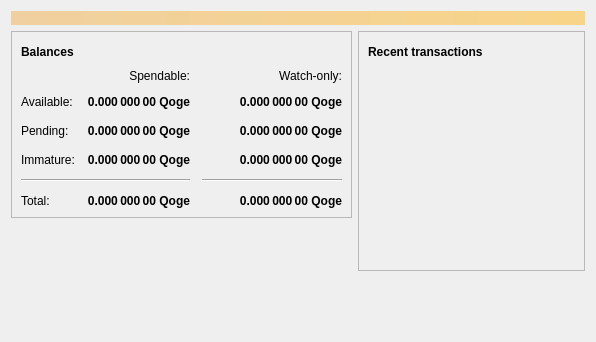
<?xml version="1.0" encoding="UTF-8"?>
<ui version="4.0">
 <class>OverviewPage</class>
 <widget class="QWidget" name="OverviewPage">
  <property name="geometry">
   <rect>
    <x>0</x>
    <y>0</y>
    <width>596</width>
    <height>342</height>
   </rect>
  </property>
  <property name="windowTitle">
   <string>Form</string>
  </property>
  <layout class="QVBoxLayout" name="topLayout">
   <item>
    <widget class="QLabel" name="labelAlerts">
     <property name="visible">
      <bool>false</bool>
     </property>
     <property name="styleSheet">
      <string notr="true">QLabel { background-color: qlineargradient(x1: 0, y1: 0, x2: 1, y2: 0, stop:0 #F0D0A0, stop:1 #F8D488); color:#000000; }</string>
     </property>
     <property name="wordWrap">
      <bool>true</bool>
     </property>
     <property name="margin">
      <number>3</number>
     </property>
     <property name="textInteractionFlags">
      <set>Qt::TextSelectableByMouse</set>
     </property>
    </widget>
   </item>
   <item>
    <layout class="QHBoxLayout" name="horizontalLayout" stretch="1,1">
     <item>
      <layout class="QVBoxLayout" name="verticalLayout_2">
       <item>
        <widget class="QFrame" name="frame">
         <property name="frameShape">
          <enum>QFrame::StyledPanel</enum>
         </property>
         <property name="frameShadow">
          <enum>QFrame::Raised</enum>
         </property>
         <layout class="QVBoxLayout" name="verticalLayout_4">
          <item>
           <layout class="QHBoxLayout" name="horizontalLayout_4">
            <item>
             <widget class="QLabel" name="label_5">
              <property name="font">
               <font>
                <weight>75</weight>
                <bold>true</bold>
               </font>
              </property>
              <property name="text">
               <string>Balances</string>
              </property>
             </widget>
            </item>
            <item>
             <widget class="QPushButton" name="labelWalletStatus">
              <property name="enabled">
               <bool>true</bool>
              </property>
              <property name="maximumSize">
               <size>
                <width>30</width>
                <height>16777215</height>
               </size>
              </property>
              <property name="toolTip">
               <string>The displayed information may be out of date. Your wallet automatically synchronizes with the Qogecoin network after a connection is established, but this process has not completed yet.</string>
              </property>
              <property name="text">
               <string/>
              </property>
              <property name="icon">
               <iconset resource="../bitcoin.qrc">
                <normaloff>:/icons/warning</normaloff>
                <disabledoff>:/icons/warning</disabledoff>:/icons/warning</iconset>
              </property>
              <property name="iconSize">
               <size>
                <width>24</width>
                <height>24</height>
               </size>
              </property>
              <property name="flat">
               <bool>true</bool>
              </property>
             </widget>
            </item>
            <item>
             <spacer name="horizontalSpacer_3">
              <property name="orientation">
               <enum>Qt::Horizontal</enum>
              </property>
              <property name="sizeHint" stdset="0">
               <size>
                <width>40</width>
                <height>20</height>
               </size>
              </property>
             </spacer>
            </item>
           </layout>
          </item>
          <item>
           <layout class="QGridLayout" name="gridLayout">
            <property name="spacing">
             <number>12</number>
            </property>
            <item row="2" column="2">
             <widget class="QLabel" name="labelWatchPending">
              <property name="font">
               <font>
                <weight>75</weight>
                <bold>true</bold>
               </font>
              </property>
              <property name="cursor">
               <cursorShape>IBeamCursor</cursorShape>
              </property>
              <property name="toolTip">
               <string>Unconfirmed transactions to watch-only addresses</string>
              </property>
              <property name="text">
               <string notr="true">0.000 000 00 Qoge</string>
              </property>
              <property name="alignment">
               <set>Qt::AlignRight|Qt::AlignTrailing|Qt::AlignVCenter</set>
              </property>
              <property name="textInteractionFlags">
               <set>Qt::LinksAccessibleByMouse|Qt::TextSelectableByKeyboard|Qt::TextSelectableByMouse</set>
              </property>
             </widget>
            </item>
            <item row="2" column="1">
             <widget class="QLabel" name="labelUnconfirmed">
              <property name="font">
               <font>
                <weight>75</weight>
                <bold>true</bold>
               </font>
              </property>
              <property name="cursor">
               <cursorShape>IBeamCursor</cursorShape>
              </property>
              <property name="toolTip">
               <string>Total of transactions that have yet to be confirmed, and do not yet count toward the spendable balance</string>
              </property>
              <property name="text">
               <string notr="true">0.000 000 00 Qoge</string>
              </property>
              <property name="alignment">
               <set>Qt::AlignRight|Qt::AlignTrailing|Qt::AlignVCenter</set>
              </property>
              <property name="textInteractionFlags">
               <set>Qt::LinksAccessibleByMouse|Qt::TextSelectableByKeyboard|Qt::TextSelectableByMouse</set>
              </property>
             </widget>
            </item>
            <item row="3" column="2">
             <widget class="QLabel" name="labelWatchImmature">
              <property name="font">
               <font>
                <weight>75</weight>
                <bold>true</bold>
               </font>
              </property>
              <property name="cursor">
               <cursorShape>IBeamCursor</cursorShape>
              </property>
              <property name="toolTip">
               <string>Mined balance in watch-only addresses that has not yet matured</string>
              </property>
              <property name="text">
               <string notr="true">0.000 000 00 Qoge</string>
              </property>
              <property name="alignment">
               <set>Qt::AlignRight|Qt::AlignTrailing|Qt::AlignVCenter</set>
              </property>
              <property name="textInteractionFlags">
               <set>Qt::LinksAccessibleByMouse|Qt::TextSelectableByKeyboard|Qt::TextSelectableByMouse</set>
              </property>
             </widget>
            </item>
            <item row="4" column="0" colspan="2">
             <widget class="Line" name="line">
              <property name="orientation">
               <enum>Qt::Horizontal</enum>
              </property>
             </widget>
            </item>
            <item row="4" column="2">
             <widget class="Line" name="lineWatchBalance">
              <property name="sizePolicy">
               <sizepolicy hsizetype="Preferred" vsizetype="Fixed">
                <horstretch>0</horstretch>
                <verstretch>0</verstretch>
               </sizepolicy>
              </property>
              <property name="minimumSize">
               <size>
                <width>140</width>
                <height>0</height>
               </size>
              </property>
              <property name="orientation">
               <enum>Qt::Horizontal</enum>
              </property>
             </widget>
            </item>
            <item row="5" column="0">
             <widget class="QLabel" name="labelTotalText">
              <property name="text">
               <string>Total:</string>
              </property>
             </widget>
            </item>
            <item row="3" column="1">
             <widget class="QLabel" name="labelImmature">
              <property name="font">
               <font>
                <weight>75</weight>
                <bold>true</bold>
               </font>
              </property>
              <property name="cursor">
               <cursorShape>IBeamCursor</cursorShape>
              </property>
              <property name="toolTip">
               <string>Mined balance that has not yet matured</string>
              </property>
              <property name="text">
               <string notr="true">0.000 000 00 Qoge</string>
              </property>
              <property name="alignment">
               <set>Qt::AlignRight|Qt::AlignTrailing|Qt::AlignVCenter</set>
              </property>
              <property name="textInteractionFlags">
               <set>Qt::LinksAccessibleByMouse|Qt::TextSelectableByKeyboard|Qt::TextSelectableByMouse</set>
              </property>
             </widget>
            </item>
            <item row="2" column="3">
             <spacer name="horizontalSpacer_2">
              <property name="orientation">
               <enum>Qt::Horizontal</enum>
              </property>
              <property name="sizeHint" stdset="0">
               <size>
                <width>40</width>
                <height>20</height>
               </size>
              </property>
             </spacer>
            </item>
            <item row="3" column="0">
             <widget class="QLabel" name="labelImmatureText">
              <property name="text">
               <string>Immature:</string>
              </property>
             </widget>
            </item>
            <item row="5" column="1">
             <widget class="QLabel" name="labelTotal">
              <property name="font">
               <font>
                <weight>75</weight>
                <bold>true</bold>
               </font>
              </property>
              <property name="cursor">
               <cursorShape>IBeamCursor</cursorShape>
              </property>
              <property name="toolTip">
               <string>Your current total balance</string>
              </property>
              <property name="text">
               <string notr="true">0.000 000 00 Qoge</string>
              </property>
              <property name="alignment">
               <set>Qt::AlignRight|Qt::AlignTrailing|Qt::AlignVCenter</set>
              </property>
              <property name="textInteractionFlags">
               <set>Qt::LinksAccessibleByMouse|Qt::TextSelectableByKeyboard|Qt::TextSelectableByMouse</set>
              </property>
             </widget>
            </item>
            <item row="5" column="2">
             <widget class="QLabel" name="labelWatchTotal">
              <property name="font">
               <font>
                <weight>75</weight>
                <bold>true</bold>
               </font>
              </property>
              <property name="cursor">
               <cursorShape>IBeamCursor</cursorShape>
              </property>
              <property name="toolTip">
               <string>Current total balance in watch-only addresses</string>
              </property>
              <property name="text">
               <string notr="true">0.000 000 00 Qoge</string>
              </property>
              <property name="alignment">
               <set>Qt::AlignRight|Qt::AlignTrailing|Qt::AlignVCenter</set>
              </property>
              <property name="textInteractionFlags">
               <set>Qt::LinksAccessibleByMouse|Qt::TextSelectableByKeyboard|Qt::TextSelectableByMouse</set>
              </property>
             </widget>
            </item>
            <item row="0" column="2">
             <widget class="QLabel" name="labelWatchonly">
              <property name="text">
               <string>Watch-only:</string>
              </property>
              <property name="alignment">
               <set>Qt::AlignRight|Qt::AlignTrailing|Qt::AlignVCenter</set>
              </property>
             </widget>
            </item>
            <item row="1" column="0">
             <widget class="QLabel" name="labelBalanceText">
              <property name="text">
               <string>Available:</string>
              </property>
             </widget>
            </item>
            <item row="1" column="1">
             <widget class="QLabel" name="labelBalance">
              <property name="font">
               <font>
                <weight>75</weight>
                <bold>true</bold>
               </font>
              </property>
              <property name="cursor">
               <cursorShape>IBeamCursor</cursorShape>
              </property>
              <property name="toolTip">
               <string>Your current spendable balance</string>
              </property>
              <property name="text">
               <string notr="true">0.000 000 00 Qoge</string>
              </property>
              <property name="alignment">
               <set>Qt::AlignRight|Qt::AlignTrailing|Qt::AlignVCenter</set>
              </property>
              <property name="textInteractionFlags">
               <set>Qt::LinksAccessibleByMouse|Qt::TextSelectableByKeyboard|Qt::TextSelectableByMouse</set>
              </property>
             </widget>
            </item>
            <item row="1" column="2">
             <widget class="QLabel" name="labelWatchAvailable">
              <property name="font">
               <font>
                <weight>75</weight>
                <bold>true</bold>
               </font>
              </property>
              <property name="cursor">
               <cursorShape>IBeamCursor</cursorShape>
              </property>
              <property name="toolTip">
               <string>Your current balance in watch-only addresses</string>
              </property>
              <property name="text">
               <string notr="true">0.000 000 00 Qoge</string>
              </property>
              <property name="alignment">
               <set>Qt::AlignRight|Qt::AlignTrailing|Qt::AlignVCenter</set>
              </property>
              <property name="textInteractionFlags">
               <set>Qt::LinksAccessibleByMouse|Qt::TextSelectableByKeyboard|Qt::TextSelectableByMouse</set>
              </property>
             </widget>
            </item>
            <item row="2" column="0">
             <widget class="QLabel" name="labelPendingText">
              <property name="text">
               <string>Pending:</string>
              </property>
             </widget>
            </item>
            <item row="0" column="1">
             <widget class="QLabel" name="labelSpendable">
              <property name="text">
               <string>Spendable:</string>
              </property>
              <property name="alignment">
               <set>Qt::AlignRight|Qt::AlignTrailing|Qt::AlignVCenter</set>
              </property>
             </widget>
            </item>
           </layout>
          </item>
         </layout>
        </widget>
       </item>
       <item>
        <spacer name="verticalSpacer">
         <property name="orientation">
          <enum>Qt::Vertical</enum>
         </property>
         <property name="sizeHint" stdset="0">
          <size>
           <width>20</width>
           <height>40</height>
          </size>
         </property>
        </spacer>
       </item>
      </layout>
     </item>
     <item>
      <layout class="QVBoxLayout" name="verticalLayout_3">
       <item>
        <widget class="QFrame" name="frame_2">
         <property name="frameShape">
          <enum>QFrame::StyledPanel</enum>
         </property>
         <property name="frameShadow">
          <enum>QFrame::Raised</enum>
         </property>
         <layout class="QVBoxLayout" name="verticalLayout">
          <item>
           <layout class="QHBoxLayout" name="horizontalLayout_2">
            <item>
             <widget class="QLabel" name="label_4">
              <property name="font">
               <font>
                <weight>75</weight>
                <bold>true</bold>
               </font>
              </property>
              <property name="text">
               <string>Recent transactions</string>
              </property>
             </widget>
            </item>
            <item>
             <widget class="QPushButton" name="labelTransactionsStatus">
              <property name="enabled">
               <bool>true</bool>
              </property>
              <property name="maximumSize">
               <size>
                <width>30</width>
                <height>16777215</height>
               </size>
              </property>
              <property name="toolTip">
               <string>The displayed information may be out of date. Your wallet automatically synchronizes with the Qogecoin network after a connection is established, but this process has not completed yet.</string>
              </property>
              <property name="text">
               <string/>
              </property>
              <property name="icon">
               <iconset resource="../bitcoin.qrc">
                <normaloff>:/icons/warning</normaloff>
                <disabledoff>:/icons/warning</disabledoff>:/icons/warning</iconset>
              </property>
              <property name="iconSize">
               <size>
                <width>24</width>
                <height>24</height>
               </size>
              </property>
              <property name="flat">
               <bool>true</bool>
              </property>
             </widget>
            </item>
            <item>
             <spacer name="horizontalSpacer">
              <property name="orientation">
               <enum>Qt::Horizontal</enum>
              </property>
              <property name="sizeHint" stdset="0">
               <size>
                <width>40</width>
                <height>20</height>
               </size>
              </property>
             </spacer>
            </item>
           </layout>
          </item>
          <item>
           <widget class="QListView" name="listTransactions">
            <property name="styleSheet">
             <string notr="true">QListView { background: transparent; }</string>
            </property>
            <property name="frameShape">
             <enum>QFrame::NoFrame</enum>
            </property>
            <property name="verticalScrollBarPolicy">
             <enum>Qt::ScrollBarAlwaysOff</enum>
            </property>
            <property name="horizontalScrollBarPolicy">
             <enum>Qt::ScrollBarAlwaysOff</enum>
            </property>
            <property name="selectionMode">
             <enum>QAbstractItemView::NoSelection</enum>
            </property>
           </widget>
          </item>
         </layout>
        </widget>
       </item>
       <item>
        <spacer name="verticalSpacer_2">
         <property name="orientation">
          <enum>Qt::Vertical</enum>
         </property>
         <property name="sizeHint" stdset="0">
          <size>
           <width>20</width>
           <height>40</height>
          </size>
         </property>
        </spacer>
       </item>
      </layout>
     </item>
    </layout>
   </item>
  </layout>
 </widget>
 <resources/>
 <connections/>
</ui>
